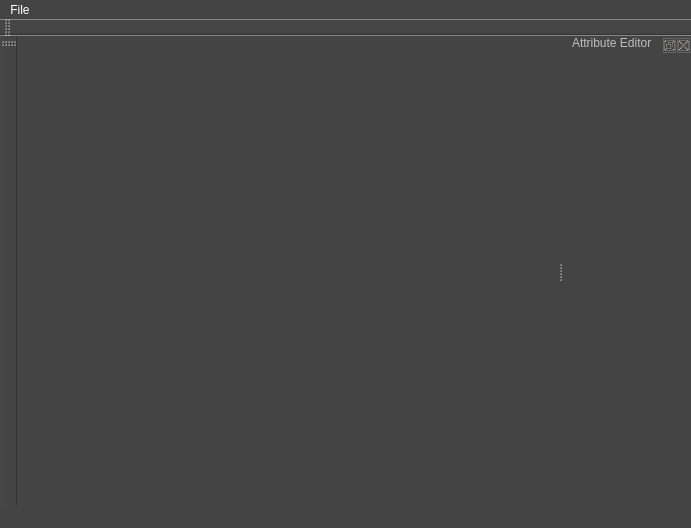
<?xml version="1.0" encoding="UTF-8"?>
<ui version="4.0">
 <class>MainWindowClass</class>
 <widget class="QMainWindow" name="MainWindowClass">
  <property name="geometry">
   <rect>
    <x>0</x>
    <y>0</y>
    <width>691</width>
    <height>528</height>
   </rect>
  </property>
  <property name="windowTitle">
   <string>MainWindow</string>
  </property>
  <property name="styleSheet">
   <string notr="true">QMainWindow
{
	color: #BFBFBF;
	background-color: #444444;
}
QWidget
{
	color: #BFBFBF;
	background-color: #444444;
}
QWidget:item:hover
{
    background-color: #5285A6;
    color: #FFFFFF;
}
/*------------------------MenuBar Menu----------------------------------------*/
QMenuBar::item
{
    color: #FFFFFF;
    background: transparent;
}

QMenuBar::item:selected
{
    background: #5285A6;
    /*border: 1px solid #5285A6;*/
}

QMenuBar::item:pressed
{
    background: #444;
    border: 1px solid #000;
    background-color: #5285A6;
    margin-bottom:-1px;
    padding-bottom:1px;
}
QMenu::item:selected
{
    color: #FFFFFF;
    background-color: #5285A6;
}
QMenu::item:hover
{
    color: #5285A6;
}
/*------------------------ComboBox----------------------------------------*/
QComboBox {
    border: 1px solid gray;
    border-radius: 3px;
    padding: 1px 18px 1px 3px;
    min-width: 6em;
}
QComboBox:hover
{
	background: #5285A6;
}

QComboBox:editable {
    background: #646464;
}
QComboBox:!editable {
     background: #444444;
}
/* QComboBox gets the &quot;on&quot; state when the popup is open */
QComboBox:!editable:on {
    background: #646464;
}
QComboBox:on { /* shift the text when the popup opens */
    padding-top: 3px;
    padding-left: 4px;
}
QComboBox::down-arrow {
    image: url(:/icons/dropArrow.png);
}
QComboBox::down-arrow:on { /* shift the arrow when popup is open */
    top: 1px;
    left: 1px;
}
/*Drop down*/
QComboBox::drop-down,
QComboBox::drop-down:hover,
QComboBox::drop-down:on {
    subcontrol-origin: padding;
    subcontrol-position: top right;
    width: 15px;
    border-left-style: solid;
    border-left-color: #646464;
    border-left-width: 1px;
}
QComboBox QAbstractItemView {
    selection-background-color: #5285A6;
	outline:none;
}
/*---------------------------------------------------------*/
QPushButton
{
    border: 1px solid gray;
    border-radius: 3px;
	min-width: 4em;
	min-height: 2em;
}
QPushButton:hover
{
    background-color: #646464;
}
QPushButton:pressed{
    
    background-color: #5285A6;
}
/*---------------------------------------------------------*/
/* Customize spin boxes. */

QSpinBox {
    background-color: #646464;
}

QSpinBox::up-button {
    image: url(:/icons/arrowUp.png);
    background-color: #444444;
}

QSpinBox::up-button:hover {
    border-image: url(:/images/spinup_hover.png) 1;
    background-color: #545454;
}

QSpinBox::up-button:pressed {
    border-image: url(:/images/spinup_pressed.png) 1;
    background-color: #646464;
}

QSpinBox::down-button {
    image: url(:/icons/arrowDown.png);
    background-color: #444444;
}

QSpinBox::down-button:hover {
    border-image: url(:/images/spindown_hover.png) 1;
    background-color: #545454;
}

QSpinBox::down-button:pressed {
    border-image: url(:/images/spindown_pressed.png) 1;
    background-color: #646464;
}
/*-------------------------------------------------------------*/
QDockWidget {
    border: 1px solid;
}

QDockWidget::title {
	color: #FFFFFF;
    text-align: left; /* align the text to the left */
    background: #444444;
    padding-left: 5px;
    padding-bottom: 5px;
}
QDockWidget::close-button, QDockWidget::float-button {
	color: #646464;
    border: 1px solid #646464;
    background: #444444;
}</string>
  </property>
  <widget class="QWidget" name="centralWidget">
   <layout class="QHBoxLayout" name="horizontalLayout">
    <item>
     <layout class="QVBoxLayout" name="ogl_layout"/>
    </item>
   </layout>
  </widget>
  <widget class="QMenuBar" name="menuBar">
   <property name="geometry">
    <rect>
     <x>0</x>
     <y>0</y>
     <width>691</width>
     <height>21</height>
    </rect>
   </property>
   <widget class="QMenu" name="menuFile">
    <property name="title">
     <string>File</string>
    </property>
    <addaction name="actionNew"/>
    <addaction name="actionOpen"/>
    <addaction name="separator"/>
    <addaction name="actionQuit"/>
   </widget>
   <addaction name="menuFile"/>
  </widget>
  <widget class="QToolBar" name="mainToolBar">
   <attribute name="toolBarArea">
    <enum>LeftToolBarArea</enum>
   </attribute>
   <attribute name="toolBarBreak">
    <bool>false</bool>
   </attribute>
  </widget>
  <widget class="QStatusBar" name="statusBar"/>
  <widget class="QToolBar" name="toolBar">
   <property name="windowTitle">
    <string>toolBar</string>
   </property>
   <attribute name="toolBarArea">
    <enum>TopToolBarArea</enum>
   </attribute>
   <attribute name="toolBarBreak">
    <bool>true</bool>
   </attribute>
  </widget>
  <widget class="QDockWidget" name="attr_editor">
   <property name="windowTitle">
    <string>Attribute Editor</string>
   </property>
   <attribute name="dockWidgetArea">
    <number>2</number>
   </attribute>
   <widget class="QWidget" name="dockWidgetContents">
    <layout class="QVBoxLayout" name="verticalLayout">
     <item>
      <spacer name="horizontalSpacer">
       <property name="orientation">
        <enum>Qt::Horizontal</enum>
       </property>
       <property name="sizeType">
        <enum>QSizePolicy::MinimumExpanding</enum>
       </property>
       <property name="sizeHint" stdset="0">
        <size>
         <width>106</width>
         <height>20</height>
        </size>
       </property>
      </spacer>
     </item>
    </layout>
   </widget>
  </widget>
  <action name="actionNew">
   <property name="text">
    <string>New</string>
   </property>
   <property name="shortcut">
    <string>Ctrl+N</string>
   </property>
  </action>
  <action name="actionOpen">
   <property name="text">
    <string>Open</string>
   </property>
   <property name="shortcut">
    <string>Ctrl+O</string>
   </property>
  </action>
  <action name="actionQuit">
   <property name="text">
    <string>Quit</string>
   </property>
   <property name="shortcut">
    <string>Ctrl+Q</string>
   </property>
  </action>
 </widget>
 <layoutdefault spacing="6" margin="11"/>
 <resources>
  <include location="MainWindow.qrc"/>
 </resources>
 <connections>
  <connection>
   <sender>actionQuit</sender>
   <signal>triggered()</signal>
   <receiver>MainWindowClass</receiver>
   <slot>close()</slot>
   <hints>
    <hint type="sourcelabel">
     <x>-1</x>
     <y>-1</y>
    </hint>
    <hint type="destinationlabel">
     <x>345</x>
     <y>263</y>
    </hint>
   </hints>
  </connection>
 </connections>
</ui>
